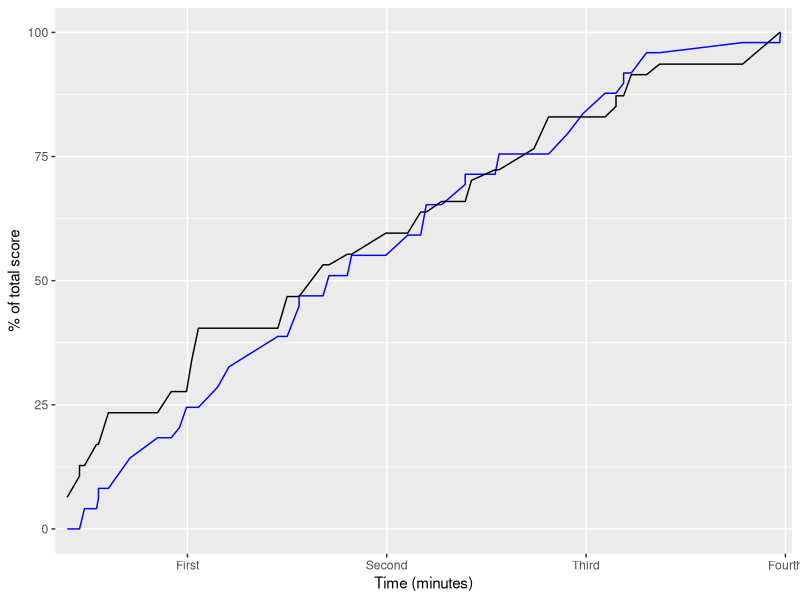

Write R code to recreate this figure. (Note: this script raises an error after producing the figure.)
setwd("~/Desktop/class materials/biocomputing/R_Unit/-Biocomputing-Exercise10/")
library(ggplot2)


# Problem 1

#   read in graph
game_data = read.table("UWvMSU_1-22-13.txt", sep = "\t", header = TRUE)

#   make a data frame to hold scores
scores <- data.frame(matrix(ncol=3, nrow=0))
colnames(scores) <- c('time', 'MSU', 'UW')

MSU_score = 0
UW_score = 0

#   loop through game_data to add up scores
for (i in 1:nrow(game_data)) {
  if (game_data$team[i] == 'MSU') {
    MSU_score = MSU_score + game_data$score[i]
  }
  else {
    UW_score = UW_score + game_data$score[i]
  }
  
  #   add to data frame
  time = game_data$time[i]
  scores[nrow(scores) + 1,] <- c(time, MSU_score, UW_score)
}

#    convert scores in to percentage of total score
for (s in 1:nrow(scores)) {
  
  # MSU
  scores[s,2] <- (scores$MSU[s] / MSU_score * 100)
  
  # UW
  scores[s,3] <- (scores$UW[s] / UW_score * 100)
}

#    x axis time
quarter <- c(10,20,30,40)

#    plot
ggplot() + 
  geom_line(data = scores, aes(x = time, y = MSU), color = "blue") +
  geom_line(data = scores, aes(x = time, y = UW), color = "black") +
  xlab("Time (minutes)") + ylab("% of total score") +
  scale_x_discrete(limit = quarter, labels=c("First", "Second", "Third", "Fourth"))






# Problem 2

#  vector with numbers 1-100
numbers <- seq(100)

#  get a random number
rand_num <- sample(numbers, 1)

#  game variable
found = FALSE

#  start game
print("I'm thinking of a number 1-100...")

for (i in 1:10) {
  user_guess = readline(prompt = "Guess: ")
  user_guess = as.integer(user_guess)
  
  if (user_guess == rand_num) {
    print("Correct!")
    found = TRUE
    break
  }
  else if (user_guess > rand_num) {
    print("Lower")
  }
  else if (user_guess < rand_num) {
    print("Higher")
  }
}

if (found == FALSE) {
  sprintf("The number was %s", rand_num)
}





